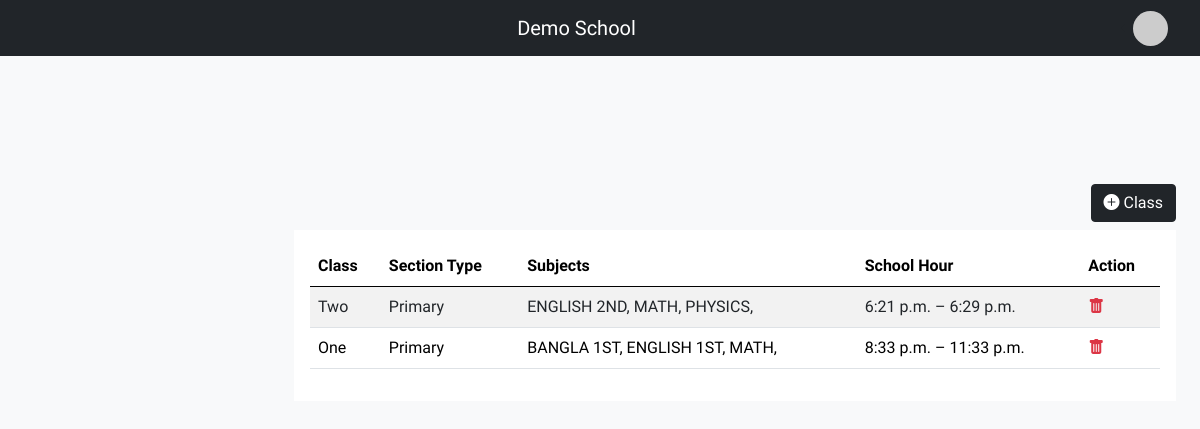
The app's page /dashboard/class (signed in) with its own data.
### base/models.py (models this page shows)
class Class(models.Model):
  school = models.ForeignKey(User, on_delete=models.CASCADE, null=True, blank=True)
  name = models.CharField(max_length=50)
  type = models.CharField(max_length=100)
  subjects = models.ManyToManyField(Subject)
  start_time = models.TimeField(null=True, blank=True)
  end_time = models.TimeField(null=True, blank=True)

class Subject(models.Model):
  school = models.ForeignKey(User, on_delete=models.CASCADE, null=True, blank=True)
  name = models.CharField(max_length=200)
  code = models.CharField(max_length=200, null=True, blank=True)

### base/views.py (the view, shortened to what this page needs)
# urls.py: path('dashboard/class', class_info, name='class_info'),
def class_info(request):
  if request.GET.get('delete'):
    try:
      sl = Class.objects.get(school=request.user, id=request.GET.get('delete'))
      sl.delete()
    except:
      return redirect(dashboard)
  data = request.POST
  clas = Class.objects.filter(school=request.user).order_by('-id')
  return render(request, 'dashboard/clas.html', context={'clas':clas})

### base/context_processors.py (called while the page is built)
def get_subjects(r):
  context = {'subjects': Subject.objects.all()}
  return context

def get_classes(r):
  context = {'classes': Class.objects.filter(school__id=r.user.id)}
  return context

def get_years(r):
  context = {'years':Year.objects.all()}
  return context

### base/models.py (called while the page is built)
  def __str__(self):
    return self.name

### templates/dashboard/clas.html (shortened to what this page needs)
{% extends 'dashboard/dashboard.html' %}
{% block body %}
<div class="col-md-12">
<section class="vh-100">
 <div class="mt-5 d-lex h-75 justify-content-center align-items-center">
<div class="text-end">
<button type="button" class="btn btn-dark my-2" data-bs-toggle="modal" data-bs-target="#exampleModal">
  <i class="bi bi-plus-circle-fill"></i> Class
</button>
</div>
   <div class="card-body bg-white">
<table class="table table-striped">
  <thead>
    <tr>
      <th scope="col">Class</th>
      <th scope="col">Section Type</th>
     <th scope="col">Subjects</th>
      <th scope="col">School Hour</th>
      <th scope="col">Action</th>
    </tr>
  </thead>
  <tbody>
    {% for c in clas %}
    <tr>
      <td>{{c.name}}</td>
      <td>{{c.type}}</td>
      <td>{% for subject in c.subjects.all %}
        {{ subject.name}},
    {% endfor %}</td>
      <td>{{c.start_time}} – {{c.end_time}}</td>
      <td>
        <a href="/dashboard/class?delete={{c.id}}"><i class="text-danger bi bi-trash-fill"></i></a>
      </td>
    </tr>
    {% endfor %}
  </table>
        </div>
    </div>
  </section>
</div>
{% endblock %}

### templates/dashboard/dashboard.html (style rules this page uses)
body, button { font-family: 'Signika Negative', sans-serif; }
.card-body { width : 100%; overflow-x : scroll; }
:root { --offcanvas-width: 270px; --topNavbarHeight: 56px; }
@media (min-width: 992px) { body { overflow: auto !important; } }

### records on screen
Class: name "Two", type "Primary", start_time "6:21 p.m.", end_time "6:29 p.m."
Subject: name "ENGLISH 2ND"
Subject: name "MATH"
Subject: name "PHYSICS"
Class: name "One", type "Primary", start_time "8:33 p.m.", end_time "11:33 p.m."
Subject: name "BANGLA 1ST"
Subject: name "ENGLISH 1ST"
